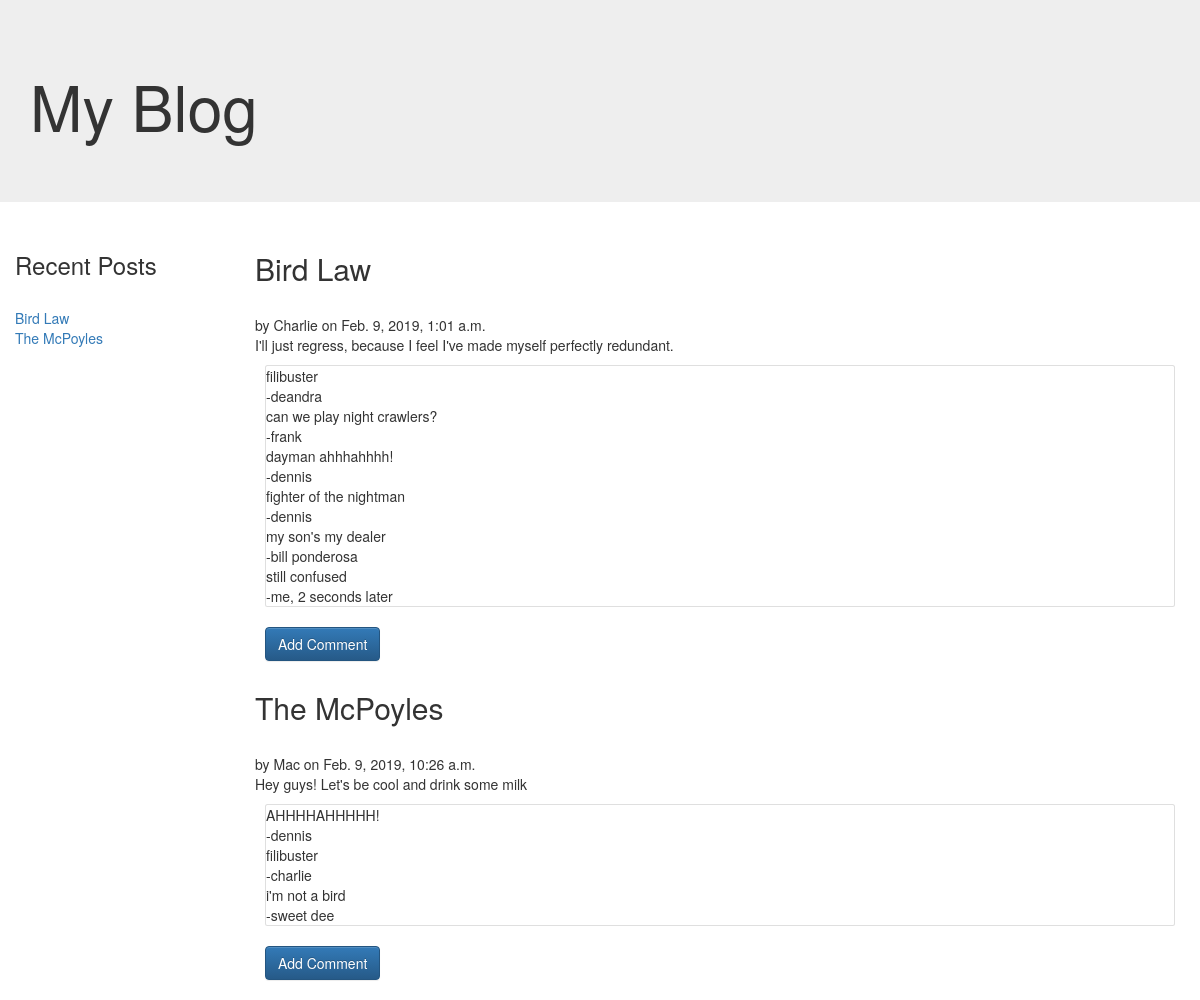
The page /blog/ on the database as committed earlier.
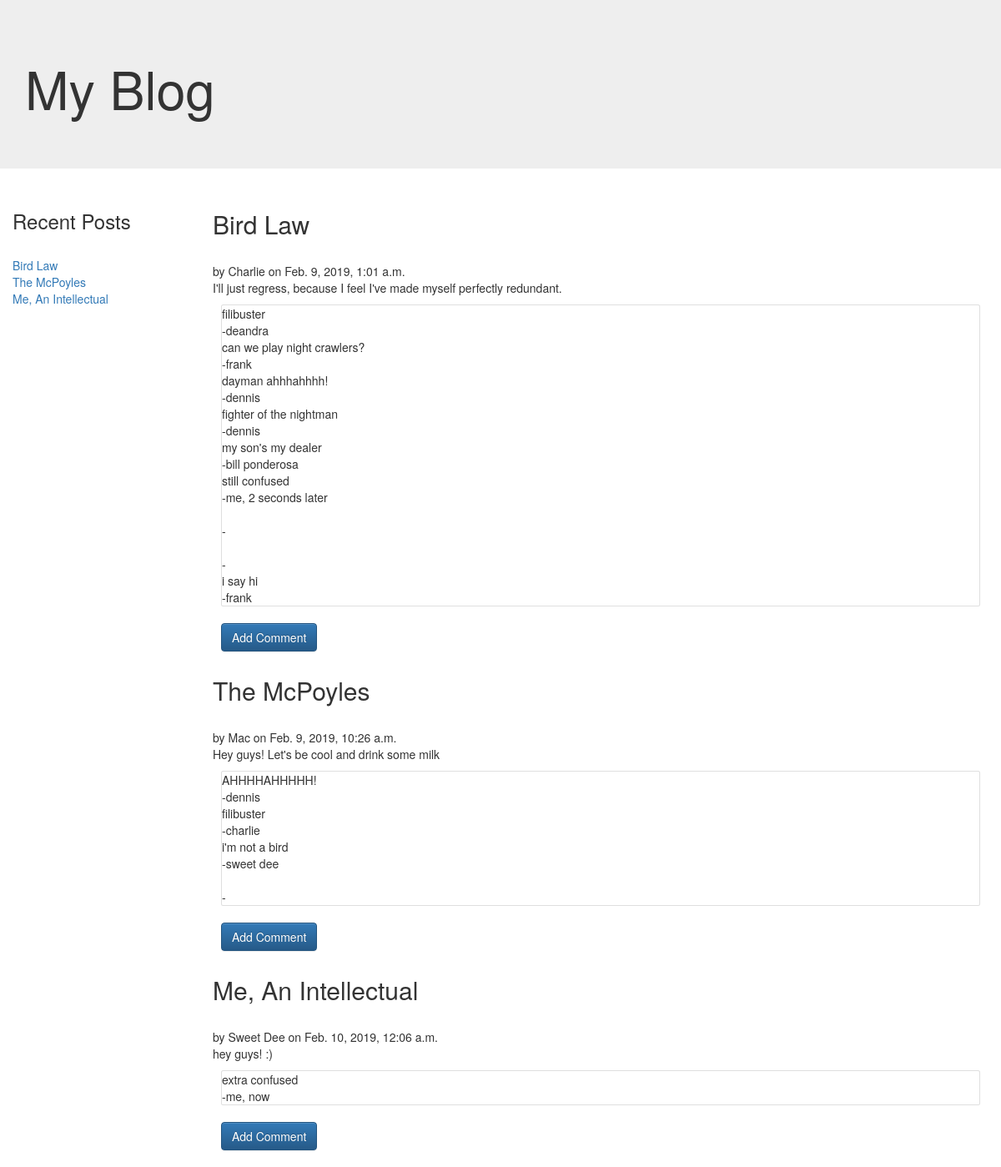
The same page on the database as committed later.
### blog/models.py (models this page shows, shortened)
class Post(models.Model):
    id= models.IntegerField(primary_key=True)
    title = models.CharField(max_length=200)
    date = models.DateTimeField()
    author= models.ForeignKey(Owner, on_delete=models.CASCADE)
    text= models.TextField(default="")
    comments= models.ManyToManyField(Comment)

class Owner(models.Model):
    name = models.CharField(max_length=200)
    def __str__(self):
        return self.name

class Comment(models.Model):
    date = models.DateTimeField()
    author= models.CharField(max_length=200)
    text =  models.TextField(default="")

### blog/views.py (the view)
# urls.py: path('', views.index, name='index'),
def index(request):
    if request.method == "POST":
        form = CommentForm(request.POST)
        author = request.POST['author']
        text= request.POST['text']
        postId= request.POST['post_Id']
        date = datetime.now()
        comment = Comment.objects.create(author=author, text=text, date= date)
        curr_post= Post.objects.get(id= postId)
        curr_post.comments.add(comment)
        curr_post.save()
        return redirect('/blog/')
    else:
        form= CommentForm()
    posts= Post.objects.all()
    context={'blog_posts': posts, 'form': form}
    return render(request, "blog_page.html", context)

### myblog/templates/blog_page.html (shortened to what this page needs)
<!DOCTYPE html>
<html>
<head>
  <link rel="stylesheet" href="https://stackpath.bootstrapcdn.com/bootstrap/4.2.1/css/bootstrap.min.css">
<link rel="stylesheet" href="https://maxcdn.bootstrapcdn.com/bootstrap/3.3.7/css/bootstrap.min.css">
<link rel="stylesheet" href="https://maxcdn.bootstrapcdn.com/bootstrap/3.3.7/css/bootstrap-theme.min.css">
</head>
<body>
  <div class="jumbotron jumbotron-fluid col-sm-12">
  <div class="container">
    <h1 class="display-4">My Blog</h1>
  </div>
</div>
  {% block content %}
  <div class="recent col-sm-2 hidden-xs sticky-top">
    <h3>Recent Posts</h3><br/>
    {% for post in blog_posts|slice:"5" %}
    <a href='#post_{{post.id}}'>{{ post.title }}</a><br/>
   {% endfor %}
  </div>
  <div class="col-sm-10">
    <ul>
      <li >
        {% for post in blog_posts %}
        <h2 id="post_{{post.id}}">{{ post.title}}</h2> <br/>
          by {{ post.author}} on {{ post.date }} <br/>
          {{ post.text }}  <br/>
          <div class="card m-3">
            {% for comment in post.comments.all %}
            {{comment.text}} <br/>
            -{{comment.author}}<br/>
            {% endfor %}
          </div>
      <button class= "btn btn-primary m-3 " type="button" id= "new_comm_{{post.id}}" onclick="showForm({{post.id}})">Add Comment</button>
      {% endfor %}
    </li>
  </ul>
</div>
  {% endblock content %}
</body>
</html>

### myblog/templates/blog_page.html (style rules this page uses)
div { display:inline-block; }
li { list-style-type: none; }

Rows that differ between the two databases and show on the page:
added Post: title "Me, An Intellectual", author "Sweet Dee", date "Feb. 10, 2019, 12:06 a.m.", text "hey guys! :)"
added Comment: text "i say hi", author "frank", shown under Post "Bird Law"
now on this page (row unchanged): Comment: text "extra confused", author "me, now", shown under "Me, An Intellectual"
